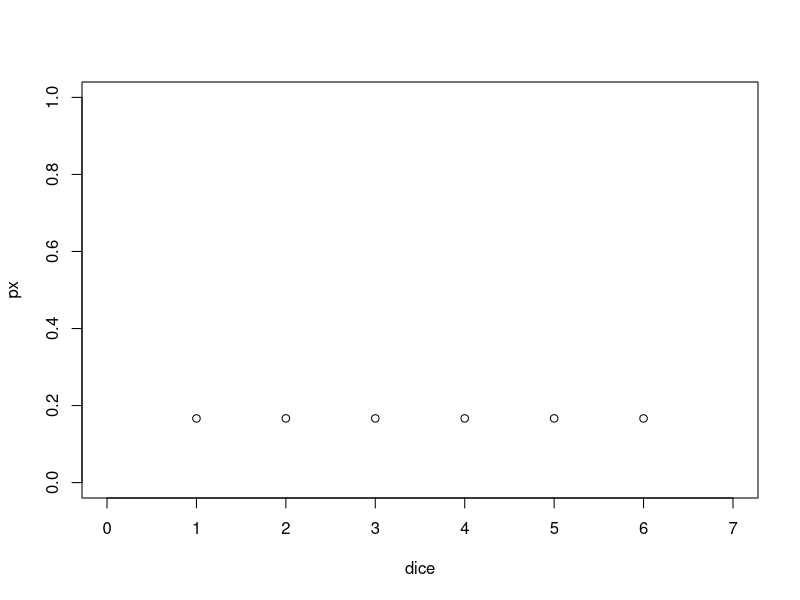
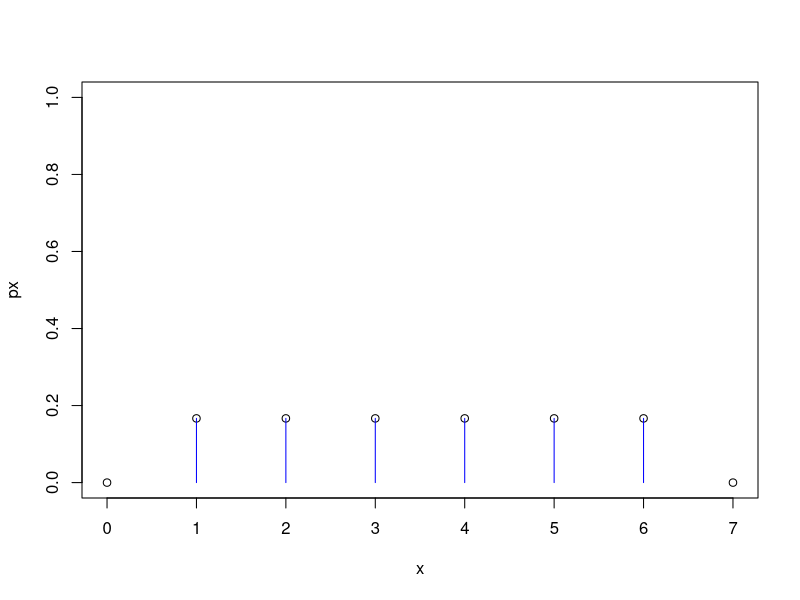
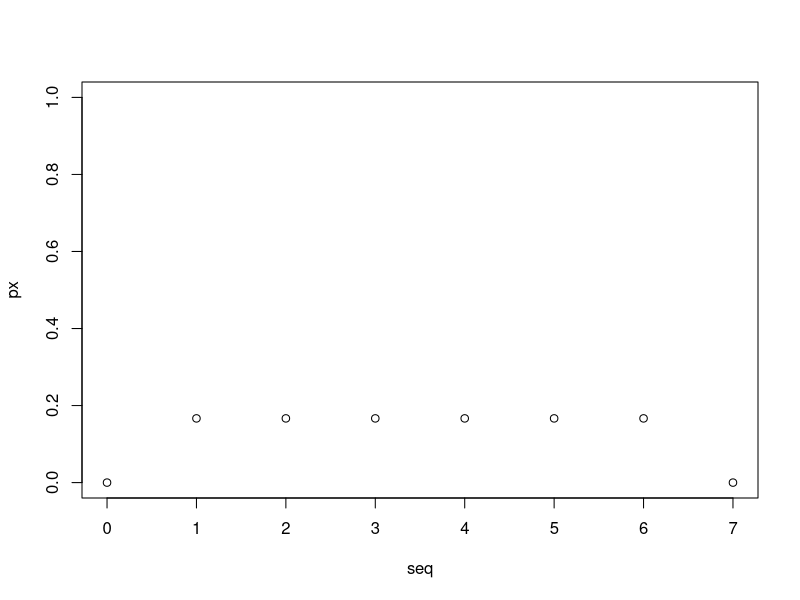
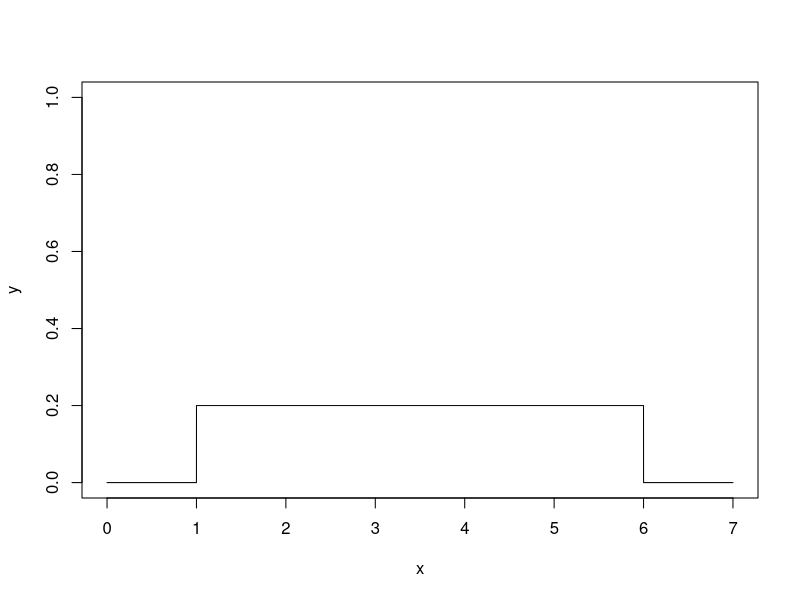
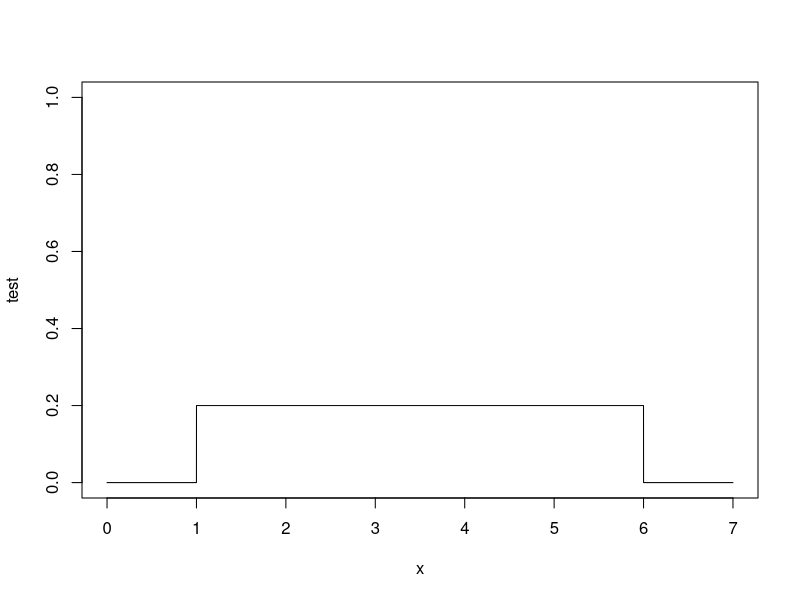
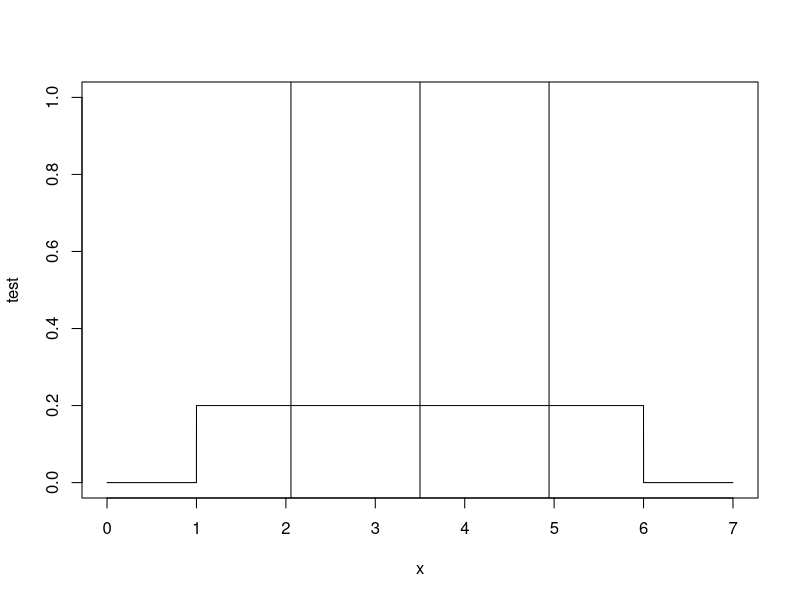
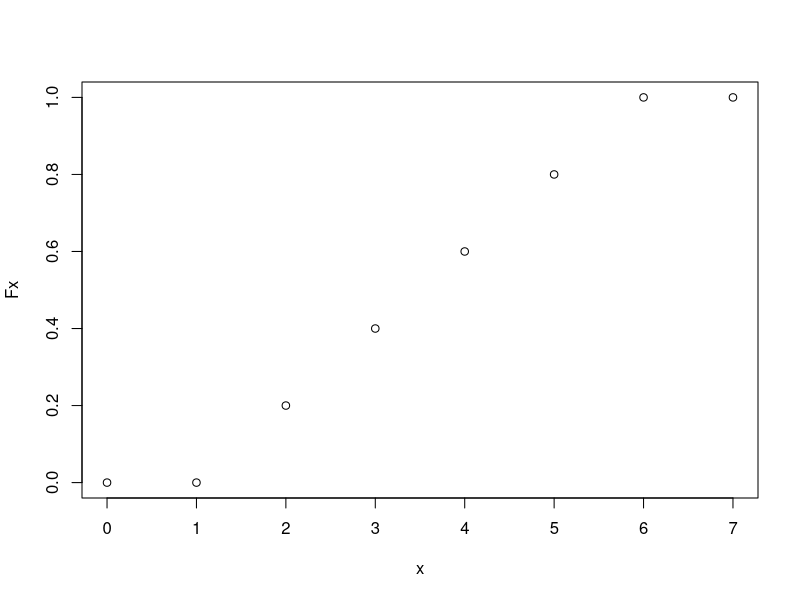
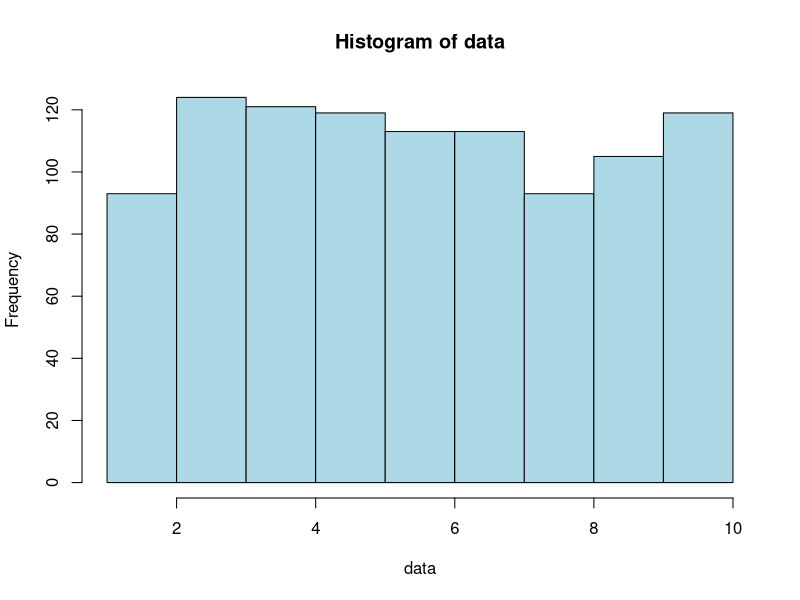

The R source for these figures, in order:
#############################################################
##---------------------------------------------------------##
##                Inferential Statistics IV:               ##
##    Probabilistically Evaluating a Linear Model in R ─   ##
##            (Standard) Normal Distributions and          ## 
##           the Z-Test / Gauß-Test and the T-Test         ##
##              by Steffen Schwerdtfeger 01.2023           ##
##---------------------------------------------------------##
#############################################################


####################################################################
#    3 Uniform PMFs, PDFs and CDFs ─ Uniform Probability Mass      #
# Functions (Discrete), Probability Density Functions (Continuous) #
#      and the Cumulative Distribution Function (Continuous)       #
####################################################################

####################################################
# 3.1 Uniform Probability Mass Function (Discrete) #
####################################################


# Probability mass function for p(x_i) = 1/6:
dice = c(1:6)
px = 1/length(dice)  # 1/n == for uniform probability distr.

# Written as vector of length(dice_value_x):
px = c(rep(1/length(dice),length(dice))) 

# Plot discrete probabilities:
plot(x=dice,y=px, ylim= c(0,1), xlim = c(0,7))


# Probability mass function for fair dice with n_sides:
dice_px = function(x,n_sides){ # x = sequence / range of possible values
  dice_val = c(1:n_sides)
  px = x # initialize vector for loop with 1:length(x)
  
  for(i in 1:length(x)){ # := for every object of the vector x
    if(x[i] < min(dice_val)){
      px[i] = 0
    }
    else if(x[i] >= min(dice_val) & x[i] <= max(dice_val)){
      px[i] = 1/n_sides
    }
    else if(x[i] > max(dice_val)){
      px[i] = 0
    }
  } # End for i
  
  # Plot probability mass function:
  plot(x=x,y=px, ylim = c(0:1))
  for(i in 1:n_sides){
    segments(x0=dice_val[i],y0=0,x1=dice_val[i],y1=1/n_sides, col = "blue")
  }
  
  # Return px in console:
  return(px)
} # End of function

# Let us test our function:
seq = c(0:7)
px = dice_px(x=seq,n_sides=6)
# 0.1666667 == 1/6
# [1] 0.0000000 0.1666667 0.1666667 0.1666667 0.1666667 0.1666667 0.1666667
# [8] 0.0000000

# Plot discrete probabilities only:
plot(x=seq,y=px, ylim = c(0:1))

# Probability of rolling a 3, 4 or 5, i.e., a range so to speak:
px_3to5 = px[3]+px[4]+px[5]
px_3to5 = sum(px[3:5])
# [1] 0.5


##########################################################
# 3.2 Uniform Probability Density Functions (continuous) #
##########################################################

# Plot Uniform PDF using basic R functions:
x = seq(0,7, length = 10000) # try length 50 and plot again!

# Uniform density for each x:
y = dunif(x, min = 1, max = 6)

# Plot uniform PDF:
plot(x,y, type = "l", ylim = c(0,1))

# Uniform PDF
unif_PDF = function(a,b,x){
  fx = x # initialize output vector of length(x), so we just use x
  for(i in 1:length(x)){ # := for every object of the vector x
    if(x[i] < a){
      fx[i] = 0
    }
    else if(x[i] >= a & x[i] <= b){
      fx[i] = 1/(b-a)
    }
    else if(x[i] > b){
      fx[i] = 0
    }
  } # End for i
  return(fx) 
} # End of function

# Test:
test = unif_PDF(a = 1,b = 6,x = x)
plot(y = test, x = x, type = "l", ylim = c(0,1)) 

# Integration of area under the curve via multiplication:
upper_bo = 5 # set upper bound
low_bo   = 3 # set lower bound
a_min    = 1 # set minimum
b_max    = 6 # set maximum, else f(x) = 0 anyways...
unif_area = (upper_bo-low_bo)*(1/(b_max-a_min))  
# [1] 0.4

# Integration of a uniform prob. density function via ratio
# area of interest divided by total area:
# P(x_1<=X<=x_2):
P_area = (5-3)/(6-1)
# [1] 0.4


# P(x_1=a<=X<=x_2=b) := area of interest == total area:
P_area = (b_max-a_min)/(b_max-a_min)
P_area = (6-1)/(6-1)
# [1] 1

# P(c<=X<=c) := probability of only one point of, e.g., x =5:
P_area = (5-5)/(6-1)
# Results in 0/5 = 0
# [1] 0

# Mean for uniform distribution:
a = 1
b = 6
# For uniform distribution you may come across this formula:
mean = (a+b)/2
# .. but we can also use our regular old mean:
# mean = sum(dice)/length(dice):
mean = sum(dice)/length(dice)
mean = mean(dice)

# The standard deviation for uniform distributions:
# sd() does not deliver equivalent results:
sd = sqrt(((b-a)^2)/12)

# Add mean and sd to plot:
plot(y = test, x = x, type = "l", ylim = c(0,1)) 
abline(v = mean)
abline(v=mean+sd)
abline(v=mean-sd)


#############################################################
# 3.3 The Cumulative Distribution Function of a Uniform PDF #
#############################################################

unif_CDF = function(a,b,x){
  Fx = x # initialize output vector of length(x), so we just use x again
  for(i in 1:length(x)){ # := for every object of the vector x
    if(x[i] < a){
      Fx[i] = 0
    }
    else if(x[i] >= a & x[i] <= b){
      Fx[i] = (x[i]-a)/(b-a) 
    }
    else if(x[i] > b){
      Fx[i] = 1
    }
  } # End for i
  return(Fx) 
} # End of function

# Initialize a sequence of possible x:
x = seq(0,7,by = 1) 
# Fx:
Fx = unif_CDF(a = 1, b = 6, x = x)

# Plot CDF:
plot(x = x, y = Fx)




####################################################
# 4 The (Standard) Normal Probability Distribution # 
#           ─  Gaussian PDFs and CDFs              #
####################################################

#################################
# 4.1 The Central Limit Theorem # 
#################################

# Initialize data via runif, which will
# give us a random but uniformly distributed
# set of data. Each time you run this line, the result will
# be another set of data points.
# Uses set.seed(0) or other values to make results reproducable
# (we will not get further into the the topic here):
data = runif(n = 1000, min = 1, max = 10)

# We can also plot our data as histogram
hist(data, col = "lightblue")

# Use a for loop to take 5000 random samples of size n = 5 each:
n_samp = 5000
sample_n_5 = c() # create empty vector

# The below function will also take the mean of the sample and 
# and stores in our vector sample_n_5:
for (i in 1:n_samp){
  # Store mean of each sample with length 5:
  sample_n_5[i] = mean(sample(data, 5, replace=TRUE))
} # End for i

# Look at the histogram of the sample_n_5:
hist(sample_n_5, col = "lightblue")


###### Do the same with a log function:

# Plot of our function: 
plot(x = seq(1,10,by=.0009), y = -log(seq(1,10,by=.0009)))

# We will use y as data, so we do some shuffeling
# in order to be able to use most of the code above:
seq = seq(1,10,by=.0009)
seq = -log(seq)
data = seq

# We can also plot our data as histogram
hist(data, col = "lightblue")

# Use a for loop to take 5000 random samples of size n = 5 each:
n_samp = 5000
sample_n_5 = c() # create empty vector

# The below function will also take the mean of the sample and 
# and stores in our vector sample_n_5:
for (i in 1:n_samp){
  # Store mean of each sample with length 5:
  sample_n_5[i] = mean(sample(data, 5, replace=TRUE))
} # End for i

# Look at the histogram of the sample_n_5:
hist(sample_n_5, col = "lightblue")

####################################
# 4.2 The basic Gaussican function #
####################################

# Gaussian base form:
gaussian_fun = function(x){
  fx = exp(-x^2)
  return(fx)
} # End of function

# Plot of basic Gaussian:
seq = seq(-4,4,by = .1)
fx = gaussian_fun(seq)
plot(x = seq, y = fx)

# For comparison exp(x) only
test_pos = function(x){
  fx = exp(x)
  return(fx)
} # End of function

fx_pos = test_pos(seq)
plot(x = seq, y = fx_pos, type = "l")
abline(v = 0)

# ... as well as exp(-x):
test_neg = function(x){
  fx = exp(-x)
  return(fx)
} # End of function

fx_neg = test_neg(seq)
plot(x = seq, y = fx_neg, type = "l")
abline(v = 0)

# Recall a similar effect when squaring the deviation of 
# x_i-mean(x) and looking at the plot:
x = c(0:10)
plot(x = x, y = (x-mean(x)))    # deviation x_i from mean(x)
abline(h=0)
plot(x = x, y = abs(x-mean(x))) # absolute value of x_i-mean(x)
plot(x = x, y = (x-mean(x))^2)  # plot of squared deviation
# Recall: summing the squared deviation results in 
#         the total sum of squares...


##################################
# 4.2.1 Optional facts on exp(x) #
##################################

###### Some facts on why exp(x) is important:
plot(x = seq, y = fx_pos, type = "l")
# forming coordinate system (+x,-x,+y)
abline(v = 0)

# Point at x = 0, so f(0) = y = e^0 = 1
exp(0) # Now add point to plot:
points(y = 1,x = 0) # P (0|1)

# Point at x = 1
# y = f(x) = e^x; f(1) = e^1 = e
exp(1)

points(exp(1)) # P (e|1)
# Slope of tangent at a point P(f(x)|x) := f'(x) = e^x,
# since f(x) = e^x = f'(x)
# Evaluate y coordinate of P(f(x)|x):
y_coordinate = exp(1)
# [1] 2.718282 = Euler's number e.
# We add the respective tangent at that
# point with a slope = e^x. In case you wonder:
# the linear function x does not need to be defined in curve().
curve(exp(1)*x,-3,3, add = TRUE)

# Integral from -Inf to x = 1
expo_fun = function(x) {exp(x)}
integrate(expo_fun, lower = -Inf, upper = 1)
# 2.718282 with absolute error < 0.00015
# = e again.


##########################################
# 4.3 The Parametrized Gaussian function # 
##########################################

# Gaussian with parametric extension:
seq = seq(100,220,by=.1) # height in cm. 
a = .5                 # height of curve peak  
b = (178.4+164.7)/2    # x of peak = mean = 50%
c = ((178.4-170.8)+(164.7-157.6))/2                   
# width of the bell = sd 
# + turning point of function!
gaussian_fun_para = function(x, a, b, c){
  fx = a*exp(-(((x-b)^2)/(2*c^2)))
  return(fx)
} # End of function

a = 1
fx = gaussian_fun_para(seq,a,b,c)
plot(x = seq, y = fx, xlim=c(135,205), type ="l")
abline(v=b, col = "lightblue")
abline(v=b+c, lty = 2)
abline(v=b-c, lty = 2)

# Parameters
a=1
b=0
c=1

# Sequence
seq = seq(-4,4,by=.1)

# Test 1:5
test_1=exp(-(((seq-b)^2)/(2*c^2)))
test_2=exp(-(((seq-b)^2)/(2*c)))
# Test 1 and Test 2 are actually equal!
# Why? Because we set c to 1, so sd and variance are the same!
all.equal(test_1,test_2) 
# [1] TRUE
test_3=exp(-((seq-b)^2))
test_4=exp(-(((seq-b))))
test_5=exp(-(((seq-b))/(2*c)))

# Plot of Test 1:5
plot(x=seq,y=test_1)
plot(x=seq,y=test_2)
plot(x=seq,y=test_3)
plot(x=seq,y=test_4)
abline(v=0)
plot(x=seq,y=test_5)
abline(v=0)


##############################################################
# 4.4 The Parametrized Gaussian Probability Density Function #
#                (the (standard) normal PDF)                 #
##############################################################

# General formula for a probability density function (PDF).
# Insert mean = 0 and var = 1 to obtain the values for input x
# given a so-called standard normal distribution:
prob_dens = function(x,mean,var){
  fx = (1/sqrt(2*pi*var))*exp((-((x-mean)^2))/(2*var))
  return(fx)
} # End of Function

# In case placing () in the above becomes an issue when
# writing a function, you can also decompose the formula:
prob_dens_decomp = function(x,mean,var){
  fx1 = 1/sqrt(2*pi*var)
  fx2 = (-((x-mean)^2))/(2*var)
  fx = fx1*exp(fx2)
  return(fx)
} # End of function

# Initialize seq:
x = seq(-4,4,by=.01)

# Given standard normal distribution:
norm_PDF     = prob_dens(x, mean = 0, var = 1)

# Using basic R function dnorm():
norm_PDF_alt = dnorm(x,mean = 0, sd = 1)

#Check for equality:
all.equal(norm_PDF,norm_PDF_alt)
# [1] TRUE

# Plot
plot(x=x,y=norm_PDF, type = "l")
plot(x=x,y=norm_PDF_alt,type = "l")

# Plot with var = 1 and var = 3
plot(x=x,y=prob_dens(x,mean = 0,var = 1), type="l", col="blue")

# The lines function adds another cure to existing plot:
lines(x=x,y=prob_dens(x,mean = 0,var = 3),col="red")


######################################
# 4.5 Integrating Gaussian Functions #
######################################

# Gaussian base form:
gaussian_fun = function(x){
  fx = exp(-x^2)
  return(fx)
} # End of function

# Using integrate function:
gaussian_integral = integrate(gaussian_fun, lower = -Inf, upper = +Inf)

# Use gaussian_integral$value to get value only, as integrate()
# returns a message and a list.
all.equal(gaussian_integral$value,sqrt(pi))
# [1] TRUE

# 3D Plot of a Gaussian:
x = seq(-4,4,by=.1)
y = x

# We will not go into full detail why we need the outer product for z,
# but the result is a matrix and z needs to be related to two 
# coordinates: x and y.
# However, outer() allows to write the function of our 3D Gaussian 
# within the outer() function:
z = outer(x, y, function(x,y)(exp(-(x^2+y^2))))

# The persp() function lets us plot in 3D; adjust theta and phi
# in order to change perspective: 
persp(x=x,y=y,z=z, theta =20,phi=20)

# From the top:
persp(x=x,y=y,z=z, theta =0,phi=90)


# Integration using our parametrized Gaussian function:
gaussian_fun_para = function(x, a, b, c){
  fx = a*exp(-(((x-b)^2)/(2*c^2)))
  return(fx)
} # End of function

gauss_para_integ = integrate(gaussian_fun_para,a=a,b=b,c=c,lower=-Inf,upper=Inf)
all.equal(gauss_para_integ$value,(a*sqrt(2*pi*c^2)))
# [1] TRUE


###########################################
# 4.6 Integrating the Standard Normal PDF #
###########################################

# Integrate stand. norm. probability density function:
integrate(prob_dens, mean = 0, var =1, -Inf, Inf)
# Result:
# 1 with absolute error < 9.4e-05

# ... or via using dnorm(), now with the parameters "mean =" and "sd =":
integrate(dnorm, mean = 0, sd = 1, -Inf, +Inf)
# Result:
# 1 with absolute error < 9.4e-05

# We could also use the function pnorm():
p_value_Inf = pnorm(Inf,mean = 0,sd = 1)
# [1] 1

# p-value at the mean = 0, 
# given a mean of 0 and sd of 1:
p_value_pnorm = pnorm(0,mean = 0,sd = 1) 
p_value       = integrate(prob_dens, mean = 0, var =1, -Inf, 0)$value
# [1] 0.5

# Test for equality:
all.equal(p_value_pnorm,p_value)
# [1] TRUE


# CDF of a normal PDF:
norm_CDF = function(seq, mean, var){
  # Initialize vector length(density)
  Fx = seq  
  for(i in 1:length(seq)){
    Fx[i] = integrate(prob_dens, mean = 0, var = 1, lower = -Inf, upper = seq[i])$value
  } # End for i
  # Plot result:
  plot(x=seq, y = Fx, type = "l")
  
  return(Fx)
} # End of function

# Test function and plot CDF:
seq = seq(-4,4,by=.1)
norm_CDF(seq,0,1)


#################################################################
# 5 Standardization and Hypothesis Testing ─ Z-Tests, Z-Scores, #
#             Z-Tables (Standard Normal Tables)                 #
#################################################################

# Second synthetic data set:

# Cups of Tea: 
cups = c(0,  1, 2,   3.5, 4.8, 5.2, 6,   6.9, 8.5, 9.1, 9.9, # run 1
         0, .6, 2.6, 3.1, 4.8, 6.9, 7.1, 7.5, 8.5, 9.9, 9.9, #     2
         0, .2, 2.9, 2.9, 4.9, 5.2, 6.9, 7.1, 7.3, 9,   9.8) #     3

# Time passed for each run of measurements (cups), abbreviated:
time = c(0:10,0:10,0:10)

# Standardizing data:

# Using the measurements of our idelized linear model f(x) = x
# as population of the amount of cups Lady Meow drinks during 
# a day:
pop_cups = c(0:10)
plot(pop_cups)

# Population mean, variance and standard deviation:
# Recall that var() and sd() calculates teh sample var/sd
# including Bessel's correction, therefore we use
# the formulas below:
pop_mean = mean(pop_cups)
pop_var = sum((pop_cups-mean(pop_cups))^2)/length(pop_cups)
pop_sd = sqrt(pop_var)

# Function to evaluate the z-value of a 
# non-standardized data set:
z_score = function(x,pop_mean,pop_sd){
  z = (x-pop_mean)/pop_sd
  return(z)
} # End of function


# Standardized Z-Score for a particular value of x:
# Say we want to standardize a value of x that is equal
# to our mean itself:

z_score(pop_mean, pop_mean, pop_sd)
# [1] 0

# Integrating will reasonably result in
# 0.5, i.e., half of the area under the curve:
pnorm(0)
# [1] 0.5
# For a two-tailed test, checking on equality/inequality:
2*pnorm(0)
# [1] 1

# Let us now look at the z-score for our
# value of mean+/-sd in pop_cups:
z_score((pop_mean-pop_sd), pop_mean, pop_sd)
# [1] -1
z_score((pop_mean+pop_sd), pop_mean, pop_sd)
# [1] +1
z_score((pop_mean+2*pop_sd), pop_mean, pop_sd)
# [1] +2
# Worked!!


# Plot corresponding normal and standard norm. PDF:
# Normal PDF of our data:
seq = seq(-10,20,by=.1)
plot(x=seq,y=prob_dens(seq,mean(cups),pop_var),type ="l")

# Translating all possible values on the x axis into our 
# normal PDF into the format of a standard(!) normal PDF:
z_seq = z_score(seq,mean(cups),pop_var)
plot(x=z_seq,y=prob_dens(seq,mean(cups),pop_var),type ="l")


### Standard normal distribution table / z-table:

# Initilize seq for z-scores (+/-)
z = seq(0,9.99,by = 0.01) 

# Calculate all possible z-scores from 0 to 9.99:
p_z = pnorm(z)

# Plotting the above shows that we calculated the
# upper half of the normal CDF:
plot(x=z,y=p_z)

# Set as matrix/table:
z_table = matrix(p_z,ncol = 10,byrow = TRUE)

# Add row and column names to matrix:
rownames(z_table) = seq(0,9.99,b = .1)
colnames(z_table) = seq(0,.09,by = .01)


# Evaluate z and search table for corresponding p-value:
#       [["col","row"]]
z_table[["3.2","0.03"]] 

# ...or use the following way without having to separate the digits:

# Change class to data_frame:
table = as.data.frame(z_table)

# Define z_score:
z_score = 3.23 # only use value up to two decimal places

# The following lines separates the first 3 digits into the
# [["col","row"]] structure, so you don't need to do yourself:
rowDigit = as.numeric(substr(z_score*100, 1,2))/10 # substr(x,start,stop)
# [1] 3.2
colDigit = as.numeric(substr(z_score*100, 3,3))/100
# [1] 0.03

# Execute the next line to find the respective value
# in the table:
table[which(rownames(table) == rowDigit),which(colnames(table) == colDigit)]
# [1] 0.999381
pnorm(3.23,0,1)
# [1] 0.999381


# Use the qnorm function for the inverse CDF:
# Note that we used a rounded score as example
# before:
qnorm(0.990,0,1) # for a p-value threshold of 1%
# [1] 3.229977

seq = seq(0,1,by=0.0001)
quant_func = c() # empty vector
for(i in 1:length(seq)){
  quant_func[i] = qnorm(seq[i],mean=0,sd=1)
} # End for i

# Plot Quantile function:
plot(x=seq,y=quant_func, type="l")


#######################################################
# 5.1 The Regular Z-Test / Gauß-Test  and its P-Value # 
#######################################################

# Comparing distributions:
# We chose equal variance, so the form will be the same

# Sample:
mean_samp = 5
var_samp = 12

# Population:
mean_pop = 15
var_pop = 12 

# Plot:
seq_samp = seq(-7,40,by =.01)
plot(x = seq_samp, y = prob_dens(seq_samp,mean_samp,var_samp), type = "l", xlim=c(-8,30),lty =2)
seq_pop = seq(-7,40,by =.01)
lines(x = seq_pop,y = prob_dens(seq_pop,mean_pop,var_pop), type = "l")
abline(v=mean_pop,col="lightblue")
abline(v=mean_samp,col="orange")
abline(h=0) # line for x-axis at y = 0

# Quantile function for .05 of pop:
pop_threshold = qnorm(.05,mean=15,sd=sqrt(12))

# Add line to mark lower tail threshold of .05 (5%):
segments(x0=pop_threshold,x1=pop_threshold, y0 = 0, y1 = prob_dens(pop_threshold,mean_pop,var_pop))


##############################################
# 5.1.3 Standard Deviation/Error of the Mean #
##############################################

# Example for SEM:

# Our population:
x = c(rep(c(0:10),100))

# Population variance:
var = sum((x-mean(x))^2)/length(x)

# Evaluate SEM for several different sizes of n:
n_sample = 20
sem_20 = sqrt(var)/sqrt(n_sample) 
# [1] 0.7071068 

n_sample = 200
sem_200 = sqrt(var)/sqrt(n_sample) 
# [1] 0.2236068

n_sample = 1000
sem_1k = sqrt(var)/sqrt(n_sample) 
# [1] 0.1

n_sample = length(x)
sem_N = sqrt(var)/sqrt(n_sample) 
# [1] 0.09534626

n_sample = 10000
sem_10k = sqrt(var)/sqrt(n_sample) 
# [1] 0.0003015113

sem_20 > sem_200 & sem_200 > sem_1k & sem_1k > sem_N & sem_N > sem_10k
# [1] TRUE


# Standard error of the mean including actual sampling:
# How the SEM becomes smaller, the more samples we take:

# First we will use the sample sd and later the population
# sd, which we will set to 2 below

set.seed(1) # for reproducability
data = rnorm(n = 1000, mean = 10, sd = 2)

# We can again plot our data as histogram
hist(data, col = "lightblue")

# Use a for loop to take 5000 random samples of size n = 50 each:
n_samp = 5000
sample_mean = c() # create empty vector

# The below function will also takes samples of length 50
# and then mean of that sample stores in our vector sample_mean.
# Running this loop will always result in different samples:
for (i in 1:n_samp){
  # Store mean of each sample with length 50:
  sample = sample(data, 50, replace=TRUE)
  sample_mean[i] = mean(sample)
} # End for i

# Look at the histogram of the sample_mean:
hist(sample_mean, col = "lightblue")

# Now we compare the SEM of the first 20 sample
# with the SEM of the first 250 sample. Recall
# the vector sample_n_50 contains 5000 means
# with a sample size of 50 each:
sample_mean
length(sample_mean) 
# [1] 5000


#### SEM of the first 20 samples:
samp_n20 = sample_mean[1:20]
length(samp_n20)
# [1] 20

# SEM_n20
SEM_n20 = sd(samp_n20)/sqrt(length(samp_n20))
# [1] 0.05782984


#### SEM of the first 250 samples:
samp_n250 = sample_mean[1:250]
length(samp_n250)
# [1] 250

# SEM_n20
SEM_n250 = sd(samp_n250)/sqrt(length(samp_n250))
# [1] 0.01723958


#### SEM of all 5000 samples:
SEM_n5000 = sd(sample_mean)/sqrt(length(sample_mean))
# [1] 0.003924541

# The numerical values will deviate, each time you run the
# loop, but it will always hold the logic of:
SEM_n20 > SEM_n250 & SEM_n250 > SEM_n5000
# [1] TRUE

# For a z-test we would have to use the population sd,
# which we set to be 2 in rnorm() function above. Given
# the sd we can again just simply adjust a size of n:
# pop_sd/sqrt(n):
2/sqrt(20) > 2/sqrt(250) & 2/sqrt(250) > 2/sqrt(10000) 
# [1] TRUE


#############################################################
# 5.2 Possible Hypotheses of the One- and Two-Sample Z-Test #
#                and their Respective P-Values              #
#############################################################

### Chat Noir One-Sample Z-test:

# We will compare sad cats with a population
# of cats ("all cats"):

# Happy cats like Lady Meow drink 10 cups of tea on average:
pop_cats = c(rep(seq(0,10, length(11)),10))

# Sad cat, which drank only 2 cups of tea in 10 hours:
sample_sad_cats = seq(0,2,length = 11)
# [1] 0.0 0.2 0.4 0.6 0.8 1.0 1.2 1.4 1.6 1.8 2.0


# Population var and sd:
var = sum((pop_cats-mean(pop_cats))^2)/length(pop_cats)
sd = sqrt(var)
# SEM:
sem = sd/sqrt(length(sample_sad_cats))

# Z-test:
z_stat = (mean(sample_sad_cats)-mean(pop_cats))/sem
# [1] -4.195235

# P-Value LOWER TAIL
p_val_low = pnorm(z_stat,mean = 0,sd = 1)
# [1] 1.362942e-05
p_val_low < .05
# [1] TRUE

# P-Value UPPER TAIL:
# The below is only theoretically the case and we
# have to pretend to have gotten a positive z-statistics.
# The below therefore actually argues that sad cats drink 
# more tea than happy cats (we made thinks up, but just 
# you know):
p_val_upper = pnorm(abs(z_stat),mean = 0,sd = 1)
1-p_val_upper
# [1] 1.362942e-05
1-p_val_upper < .05
# [1] TRUE

# P-Value TWO-TAIL
p_val_two = 2*pnorm(z_stat,mean = 0,sd = 1)
# [1] 2.725883e-05
p_val_two < .05
# [1] TRUE


#### Chat Noir Independent Two-Sample Z-test:

# We will compare happy cats such as Lady Meow with 
# unfortunate cats that are evidently sad (inclusion 
# criterias will left out for now):

# Happy Cats:
sample_cats = c(0:10)
pop_cats = seq(0,10.5,length = 11)
pop_cats = c(rep(pop_cats,100))

# Sad cats, which drink only 1 cup of tea in 10 hours :'(
sample_sad_cats = seq(0,2.5,length = 11)
# [1] 0.00 0.25 0.50 0.75 1.00 1.25 1.50 1.75 2.00 2.25 2.50
pop_sad_cats = c(rep(seq(0,2.5,length = 11),100)) 


# SEM of each sample:
happy_var = sum((pop_cats-mean(pop_cats))^2)/length(pop_cats)
happy_pop_sd = sqrt(happy_var)
happy_sem = happy_pop_sd/length(sample_cats)

sad_var_pop = sum((pop_sad_cats-mean(pop_sad_cats))^2)/length(pop_sad_cats)
sad_pop_sd = sqrt(sad_var_pop)
sad_sem = sad_pop_sd/length(sample_sad_cats)

# z-Statistics:
z_statistics_num = (mean(sample_sad_cats)-mean(sample_cats))-(mean(pop_sad_cats)-mean(pop_cats))
z_statistics_denom = sad_sem + happy_sem
z_statistics = z_statistics_num/z_statistics_denom
# [1] -10.03415

# We can simplify the formula and will get the same results:
z_statistics_num = (mean(sample_sad_cats)-mean(sample_cats))
z_statistics_denom = sad_sem + happy_sem
z_statistics = z_statistics_num/z_statistics_denom
# [1] -10.03415  # == -10.034 sd's away from the pop. mean

# P-value:
pnorm(z_statistics)
# [1] 5.394214e-24

#### Chat Noir Dependent/Paired Two-Sample Z-test:

# Sad cats, which drink only 1 cup of tea in 10 hours :'(
# We can also consider this as timestep t_1:
sample_sad_cats = seq(0,2.5,length = 11)
# [1] 0.00 0.25 0.50 0.75 1.00 1.25 1.50 1.75 2.00 2.25 2.50

# Timestep t_2, i.e., after cat was on catnip:
sample_catnip = c(0:10)
# [1]  0  1  2  3  4  5  6  7  8  9 10

# Evaluate the difference between t_1 and t_2 via
# diff = t_2 - t_1
diff = sample_catnip-sample_sad_cats

# Set up data table:
data = cbind(sample_sad_cats, sample_catnip, diff)
data = as.data.frame(data) # in order to be able to use $

#       sample_sad_cats  sample_catnip diff
#  [1,]            0.00              0 0.00
#  [2,]            0.25              1 0.75
#  [3,]            0.50              2 1.50
#  [4,]            0.75              3 2.25
#  [5,]            1.00              4 3.00
#  [6,]            1.25              5 3.75
#  [7,]            1.50              6 4.50
#  [8,]            1.75              7 5.25
#  [9,]            2.00              8 6.00
# [10,]            2.25              9 6.75
# [11,]            2.50             10 7.50

# Caluclate the mean difference
mean_diff = sum(data$diff)/length(diff)
# Total sum of squared mean differences
sum_sq_diff = sum(((diff-mean_diff)^2))
# Standard error of the mean differences
sd_mean_diff = sqrt(sum_sq_diff/length(diff))/sqrt(length(diff))

# Z_value:
z_value = mean_diff/sd_mean_diff 

# Upper tail z-test, arguing that catnip has the effect that
# sad cats are drinking more tea than before again:
p_value = 1-pnorm(z_value)
# [1] 7.854725e-08


########################
# 6 The Regular T-Test #
########################

# PDF of a T-Distribution:
# df = n-1 # or 2 for two estimates/relations

t_distr = function(x,df){
  t_1 = gamma((df+1)/2)/(sqrt(df*pi)*gamma(df/2))
  t_2 = (1 + (seq^2/df))^(-(df+1)/2)
  t_distr = t_1*t_2
  return(t_distr)
} # End of function

# Initialize Sequence: 
seq = seq(-4,4,by = .1)

# Plot standard normal and t-distribution
# with df = 1, df = 2, df = 10, df = 100:
plot(x=seq,y=prob_dens(seq,0,1), type ="l") 
lines(x=seq,y=t_distr(seq,1),col="red")    # df 1
lines(x=seq,y=t_distr(seq,2),col="green")  # df 2
lines(x=seq,y=t_distr(seq,10),col="blue")  # df 10
# Here you can see that given a df = 30 theh t-distribution
# gets very close to standard normal distribution, hence 
# the z-score is used, given n>30:
lines(x=seq,y=t_distr(seq,30),col="lightblue") # df 30

# Moving to df = 100 the light blue line will essentially overlap
# with the standard normal PDF
plot(x=seq,y=prob_dens(seq,0,1), type ="l")
lines(x=seq,y=t_distr(seq,100),col="lightblue") # df 100


####################################################
# 7 Hypothesis Test on the Slope and the Intercept #
#               of a Linear Model                  #
####################################################

# Next we are going to look at a data set where
# a linear relation is not significant. We will
# use the integrated data set "mtcars" for that.
# Let us ignore the meaning of the dependent and
# independent variable and just look at the plot
# that obviously shows no slope above 0:
data("mtcars")
dep = mtcars$disp
indep = c(1:length(dep))
plot(indep,dep)

# The p-value is 0.9047, suggesting no significant
# result, given a slope of -0.2913, a very low
# slope, barely different to 0:
compare = summary(lm(dep~indep))
#  Call:
#  lm(formula = dep ~ indep)

# Residuals:
#     Min      1Q  Median      3Q     Max 
# -158.60 -105.75  -36.75   97.03  240.84 

# Coefficients:
#              Estimate Std. Error t value Pr(>|t|)    
#  (Intercept) 235.5282    45.5971   5.165 1.46e-05 ***
#  indep        -0.2913     2.4116  -0.121    0.905    
# ---
#   Signif. codes:  0 ‘***’ 0.001 ‘**’ 0.01 ‘*’ 0.05 ‘.’ 0.1 ‘ ’ 1

# Residual standard error: 126 on 30 degrees of freedom
# Multiple R-squared:  0.0004861,	Adjusted R-squared:  -0.03283 
# F-statistic: 0.01459 on 1 and 30 DF,  p-value: 0.9047


# For more detailed numbers look at:
compare$coefficients
#               Estimate Std. Error    t value     Pr(>|t|)
# (Intercept) 235.528226  45.597118  5.1654192 1.460149e-05
# indep        -0.291294   2.411567 -0.1207903 9.046625e-01

# Our optimal linear model:
beta  =  cov(indep,dep)/var(indep)
# [1] -0.291294
alpha =  mean(dep)-beta*mean(indep)
# [1] 235.5282
fx = alpha+beta*indep

# Plot model:
plot(indep,dep)
abline(a=alpha,b=beta)


#########################
# 7.1 Testing the slope #
#########################

# Sum of square residuals:
SumR2     = sum((dep-fx)^2)
# [1] 475953.3
SumR2_alt = sum(as.numeric(residuals(lm(dep~indep))^2))
SumR2_alt2 = sum((dep-mean(dep))^2) - beta*sum((dep-mean(dep))*(indep-mean(indep)))

all.equal(SumR2,SumR2_alt,SumR2_alt2)
# [1] TRUE

# Residual SE:
residual_standard_error = sqrt(SumR2/(length(indep)-2)) 
# [1] 125.9568
compare
# => Residual standard error: 126
# summary(lm(y~x)) rounds the value in the output,
# but since we will get to equivalent results we can
# savely assume that the output value is just rounded.

# Standard error of the slope for t-distribution:
se_denom = sqrt(sum((indep - mean(indep))^2))
se_slope_t = residual_standard_error/se_denom

# t-value:
t_value = beta/se_slope_t 
# [1] -0.1207903

# p-value for two-tail == to standard output of summary(lm(y~x)):
2*pt(t_value, df = length(indep)-2) 
# [1] 0.9046625

# t-value and p-value is equivalent with the output of
# summary(lm(y~x)):
compare$coefficients
#               Estimate Std. Error    t value     Pr(>|t|)
# (Intercept) 235.528226  45.597118  5.1654192 1.460149e-05
# indep        -0.291294   2.411567 -0.1207903 9.046625e-01


#############################
# 7.2 Testing the intercept #
#############################

# Example of a model with slope of zero:
x = c(0:10)
y = rep(5,11)
plot(x,y)
abline(h=5)

# Standard error of the intercept:
SE_a = sqrt(SumR2/(length(indep)-2))*sqrt((1/length(indep))+((mean(indep)^2)/sum((indep-mean(indep))^2)))
# [1] 45.59712

# t-value intercept:
t_value = alpha/SE_a
# [1] 5.165419

# p-value intercept:
2*(1-pt(t_value,df = length(indep)-2))
# [1] 1.460149e-05


###################################################
# 8 Update on our linear_least_squares() Function #
###################################################

# Updated linear least squares function:
# Go-go-gadgeto linear_least_square!!!!

linear_least_square = function(indep,dep){ # Start of function
  
  # Evaluating coefficients for and optimal linear model
  # given a set of dependent and independent variables:
  beta  =  cov(indep,dep)/var(indep)
  alpha =  mean(dep)-beta*mean(indep)
  fx = alpha+beta*indep
  
  # Sum of Squared Errors/Residuals:
  SumR2     = sum((dep-fx)^2)
  
  # Residual Standard Error/Deviation:
  residual_standard_error = sqrt(SumR2/(length(indep)-2)) 
  
  # Standard error of the slope for t-distribution:
  se_denom = sqrt(sum((indep - mean(indep))^2))
  se_slope_t = residual_standard_error/se_denom
  
  # Standard error of the incercept for t-distribution:
  se_a = sqrt(SumR2/(length(indep)-2))*sqrt((1/length(indep))+((mean(indep)^2)/sum((indep-mean(indep))^2)))
  
  # t-value of the slope:
  t_value_b = beta/se_slope_t 
  
  # t-value of the intercept:
  t_value_a = alpha/se_a
  
  ### p-value of the slope via integrating the PDF of a t-distribution
  # up to the t-value calculated above:
  
  # Two-Tail P(t=T|H_0):
  p_b_2t = 2*pt(t_value_b, df = length(indep)-2) 
  
  ### p-value of the intercept:
  
  # Two-Tail P(t=T|H_0):
  p_a_2t = 2*(1-pt(t_value_a,df = length(indep)-2))
  
  # Results for two tail
  Results_a = c(round(alpha,4), round(se_a,4), round(t_value_a,4), p_a_2t)
  Results_b = c(round(beta,4), round(se_slope_t,4), round(t_value_b,4), p_b_2t)
  Res_data = as.data.frame(rbind(Results_a,Results_b))
  colnames(Res_data) = c("Estimate","Std. Error","t value","Pr(>|t|)")
  rownames(Res_data) = c("Intercept", "Reg. coeff.")
  
  # Nice output using cat() function:
  cat(" Linear least square method in R","\n","\n",
      "Independent variable:", "\t", deparse(substitute(indep)),"\n", 
      "Dependent   variable:", "\t", deparse(substitute(dep)),"\n","\n",
      "alpha", "\t",alpha,"\n",
      "beta","\t",beta, "\t","SumR2", "\t", SumR2, "\n","\n")
  print(Res_data)
  cat("\n","Residual Standard Error:",round(residual_standard_error),"on",
      (length(indep)-2), "degrees of freedom","\n","\n") 
  
  # Let us also plot our results:
  # We will also use deparse(substitute(x)) for the 
  # labels of our plot axes.
  plot(x=indep,y=dep, ylab = deparse(substitute(dep)),       
       xlab = deparse(substitute(indep)))
  abline(a=alpha, b=beta, col = "darkblue")
} # End of function

# Test:
linear_least_square(indep, dep)

# Linear least square method in R 
# 
# Independent variable: 	 indep 
# Dependent   variable: 	 dep 
#
# alpha 	 235.5282 
# beta 	 -0.291294 	 SumR2 	 475953.3 
#
#             Estimate Std. Error t value     Pr(>|t|)
# Intercept   235.5282    45.5971  5.1654 1.460149e-05
# Reg. coeff.  -0.2913     2.4116 -0.1208 9.046625e-01
#
# Residual Standard Error: 126 on 30 degrees of freedom 
